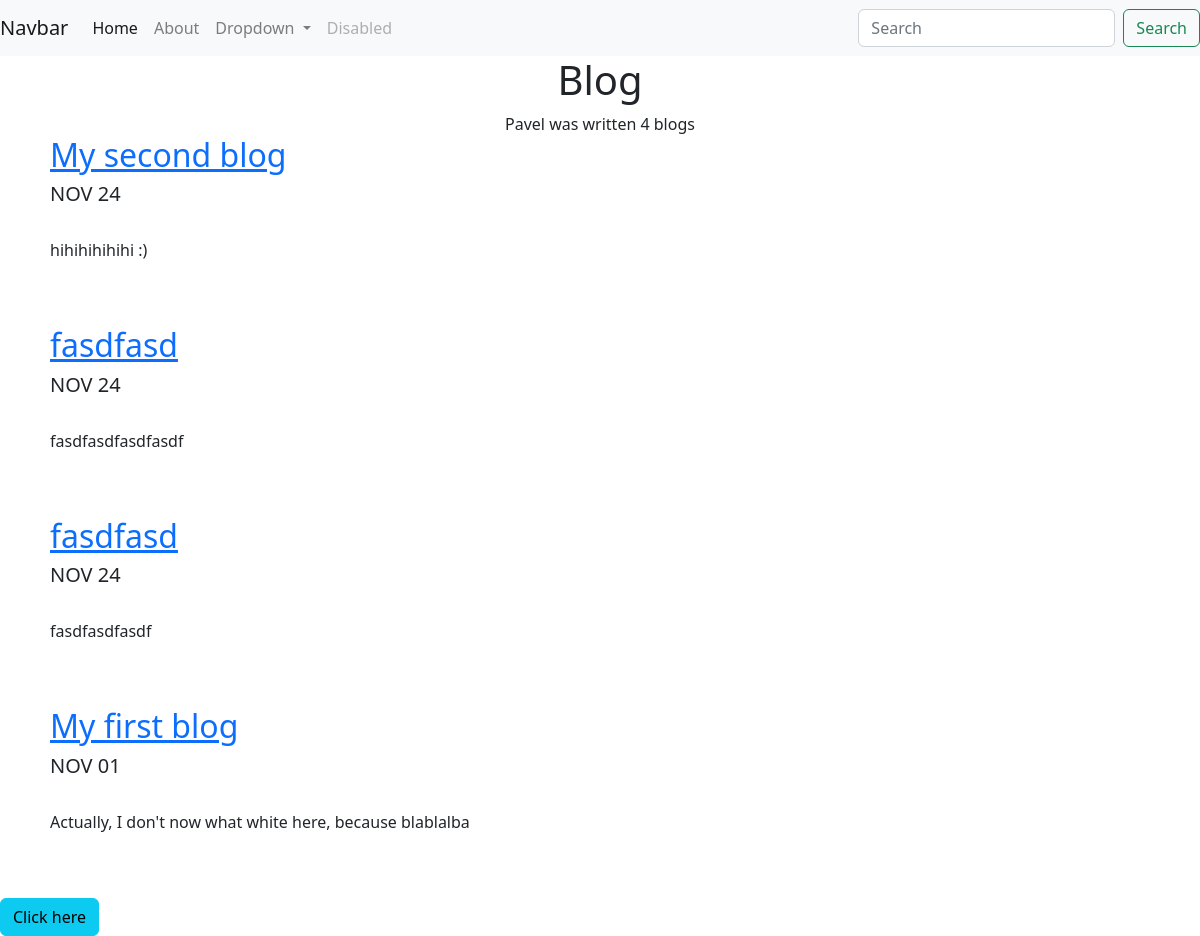
/blog/, run on an earlier commit of the app's database.
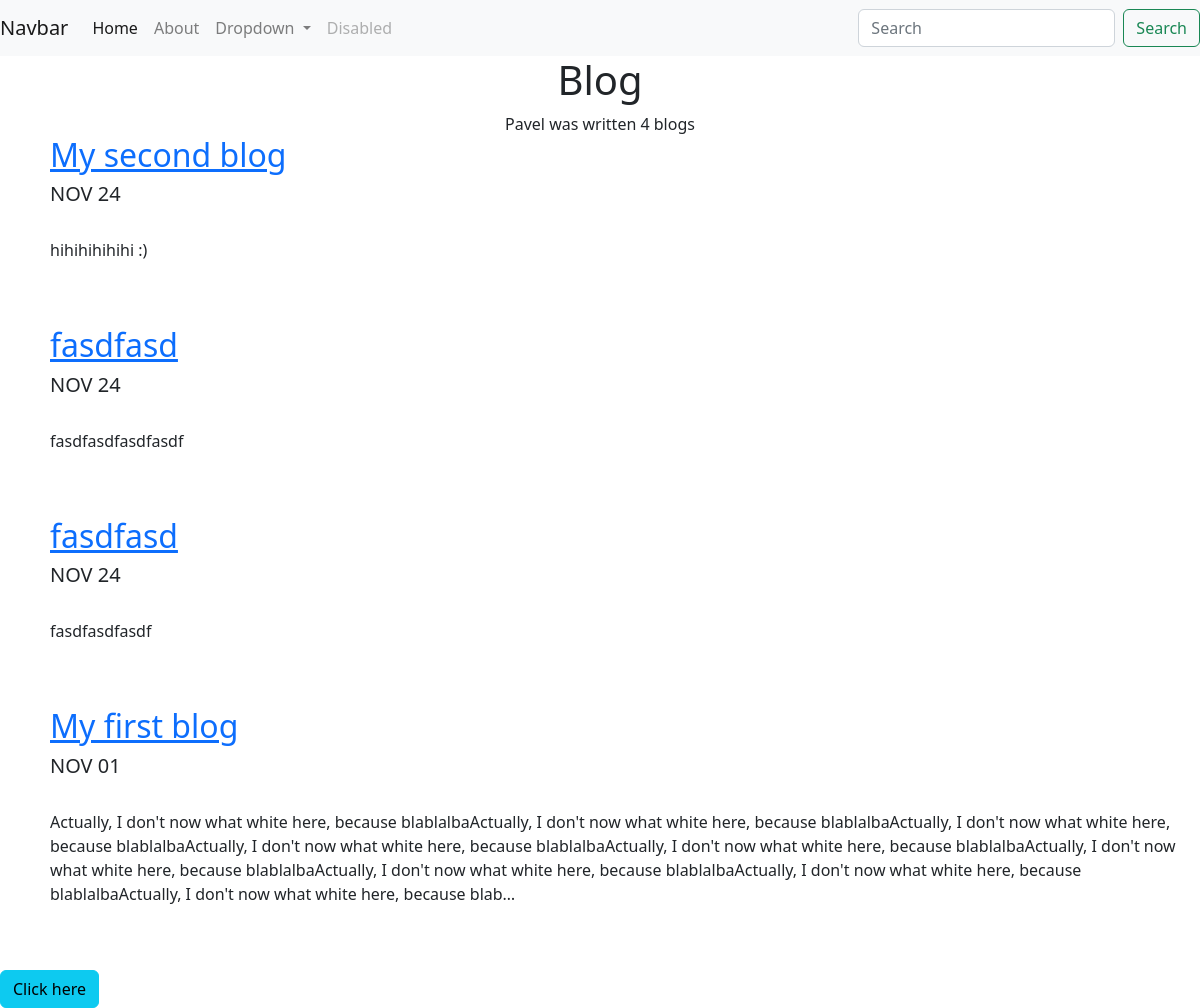
And on a later commit of the database.
### blog/models.py (models this page shows, shortened)
class Blog(models.Model):
    Title = models.CharField(max_length=200)
    Date = models.DateField()
    Text = models.TextField()

### blog/views.py (the view)
# urls.py: path("", views.all_blogs, name="all_blogs"),
def all_blogs(request):
    blogs = Blog.objects.order_by('-Date')
    amount_of_blogs = len(blogs)
    return render(request, 'blog/all_blogs.html', {'amount_of_blogs': amount_of_blogs,
                                                   'blogs': blogs})

### blog/templates/blog/all_blogs.html (shortened to what this page needs)
{% extends 'portfolio/base.html' %}
{% block content %}
<link href="https://cdn.jsdelivr.net/npm/bootstrap@5.2.3/dist/css/bootstrap.min.css" rel="stylesheet">
<div class="container text-center">
    <h1>Blog</font></h1>
    Pavel was written {{ amount_of_blogs }} blog{{ amount_of_blogs|pluralize }}
</div>
<div style="margin-left:50px;">
    {% for blog in blogs %}
    <a href="{% url 'blog:detail' blog.id %}"><h2>{{ blog.Title }}</h2></a>
    <h5>{{ blog.Date|date:'M d'|upper }}</h5><br>
    <p>{{ blog.Text|striptags|truncatechars:500 }}</p>
    <br><br>
    {% endfor %}
    </div>
<a href="{% url 'home' %}" class="btn btn-info">Click here</a>
{% endblock %}

What changed in the data, as far as the page shows it:
changed Blog "My first blog": Text "Actually, I don't now what white here, because blablalba" → "…what white here, because blablalbaActually, I don't now what white here, because blablalbaActually, I don't now what white here, because blablalbaActually, I don't now what white here, because blablalbaActually, I don't now what white here, because blablalbaActually, I don't now what white here, because blablalbaActually, I don't now what white here, because blablalbaActually, I don't now what white here, because blablalbaActually, I don't now what white here, because blab…"
